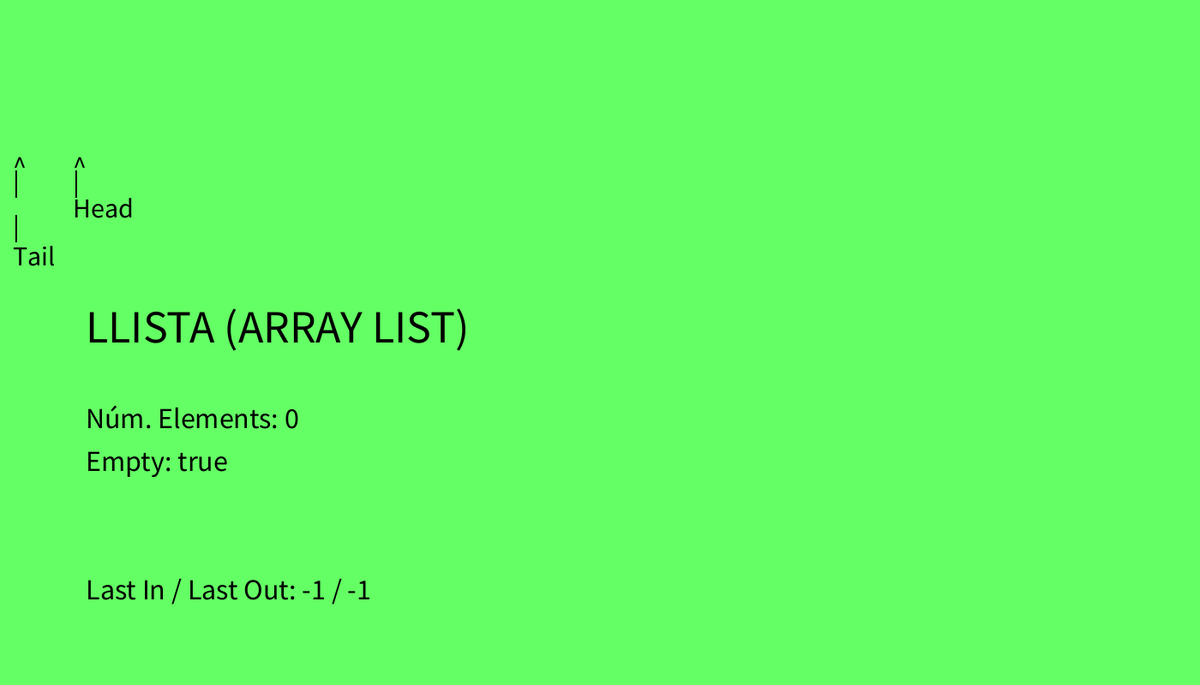
Frame 1 (no input)
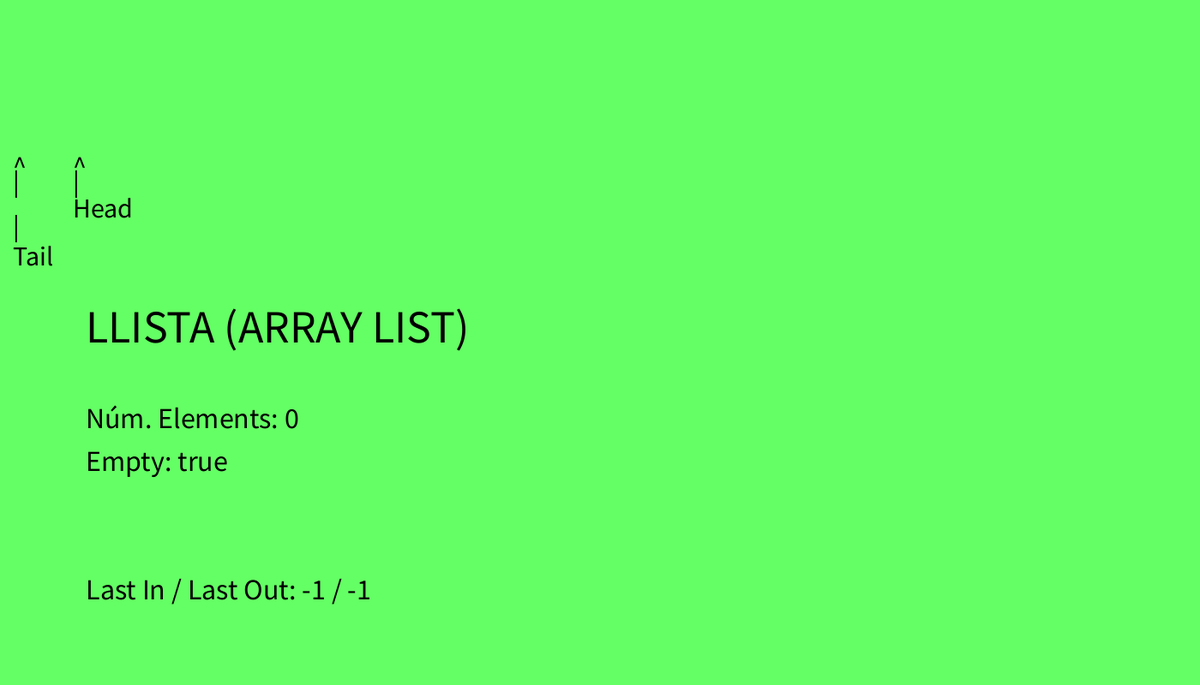
Frame 60 (the mouse pressed at the canvas centre just before this capture)
Frame 120 (the mouse held since frame 60 and released just before this capture): identical to frame 60, image omitted

The Processing sketch that drew these frames (run headless with seeded random() and noise(); from frame 60 on, the mouse is pressed at the canvas centre):

// Processing sketch: LlistaLink_Numeros
// ── LlistaLink_Numeros.pde
LlistaLink l;

int lastOut = -1;
int lastIn = -1;
                                  
void setup(){
  size(1400,800);
  l = new LlistaLink();
}

void draw(){
  background(100, 255,100);
  l.display(50,100); 
  
  textSize(54); textAlign(LEFT);
  text("LLISTA (ARRAY LIST)", 100, 400);
  
  textSize(34);
  text("Núm. Elements: "+l.numElements(), 100, 500);
  text("Empty: "+l.isEmpty(), 100, 550);
  //text("First / Last: "+l.getFirst() + " / " +l.getLast(), 100, 650);
  text("Last In / Last Out: "+lastIn + " / "+ lastOut, 100, 700);
}

void keyPressed(){
  if(key=='a'){
     lastIn = (int)random(0, 100);
     l.append(lastIn);
     println("APPENDED: "+lastIn);
  }
  else if(key=='p'){
     lastIn = (int)random(0, 100);
     l.prepend(lastIn);
     println("PREPENDED: "+lastIn);
  }
  else if(key=='i'){
      lastIn = (int)random(0, 100);
      int rp = (int)random(0, l.numElements());
      //l.insertAt(rp,lastIn);
      println("INSERTED: "+lastIn);
  }
  else if(key=='r'){
    if(!l.isEmpty()){
      int nr = (int)random(0, l.numElements());
      lastOut = l.removeAt(nr);
      println ("REMOVED AT "+nr+": "+lastOut);
    }
    else {
      println("NO REMOVED, List is empty!!");
    }
  }
}

// ── LlistaLink.pde

class LlistaLink {
 
  Node tail, head;
  int counter;
  
  LlistaLink(){
    tail = null;
    head = null;
    counter = 0;
  }
  
  void prepend(int n){
    
    if(isEmpty()){
      Node newNode = new Node(n, null);
      tail = newNode;
      head = newNode;
    }
    else {
      Node newNode = new Node(n, head);
      head = newNode;
    }
    
    counter++;
  }
  
  void append(int n){
    
    Node newNode = new Node(n, null);
    if(isEmpty()){
      tail = newNode;
      head = newNode;
    }
    else {
      tail.seguent = newNode;
      tail = newNode;
    }
    counter++;
  }
  
  boolean isEmpty(){
    return counter==0;
  }
  
  int numElements(){
    return counter;
  }
  
  int getElementAt(int p){
    int i= 0;
    int value = -1;
    Node n = head;
    while(i!=p && n!=null){
      value = n.value;
      n = n.seguent;
      i++;
    }
    return value;
  }
  
  int getFirst(){
    if(!isEmpty()){
      return head.value;
    }
    else {
      return -1;
    }
  }
  
  int getLast(){
    if(!isEmpty()){
      return tail.value;
    }
    else {
      return -1;
    }
  }
  
  int removeFirst(){
    Node n = head;
    int value = n.value;
    head = n.seguent;
    counter --;
    return value;
  }
  
  int removeLast(){
    
    Node nLast = tail;
    int value = nLast.value;
    
    Node n = head;
    Node prev = head;

    while(n!=nLast){
      prev = n;
      n = n.seguent;
    }
    
    prev.seguent = null;
    tail = prev;
    counter--;
    
    return value;
  }
    
  
  
  int removeAt(int p){
    
    if(p==0){
      return removeFirst();
    }
    else if(p==numElements()-1){
      return removeLast();
    }
    else {
    
      int i = 0;
      int value = -1;
      Node n = head;
      Node prev = head;
  
      while(i!=p && n!=null){
        prev = n;
        n = n.seguent;
        value = n.value;
        i++;
      }
      
      prev.seguent = n.seguent;
      counter--;
      
      return value;
    }
  }
  
  
  void display(int x, int y){
    float r = 70; strokeWeight(3);
    Node n = head;
    int i= 0;
    while(n != null){
      fill(0); textSize(24); textAlign(CENTER);
      text(i, x + i*r + r/2 , y - r/2);
      fill(255);
      rect(x + i*r, y , r,r);
      fill(255,0,0);
      text(n.value,  x + i*r + r/2 , y + r/1.5 );
      n = n.seguent;
      i++;
    }
    
    fill(0); textSize(32);
    text("^", x + r/2, y  + r*1.5);
    text("|", x + r/2, y  + r*1.75);
    text("Head", x  + r/2, y  + r*2.2);
    
    text("^", x + r*(l.numElements()-1) + r/2, y  + r*1.5);
    text("|", x + r*(l.numElements()-1) + r/2, y  + r*1.75);
    text("|", x + r*(l.numElements()-1) + r/2, y  + r*2.5);
    text("Tail", x + r*(l.numElements()-1) + r/2, y + r*3);
  }
  
}

// ── Node.pde

class Node {
  
   int value;
   Node seguent;
   
   Node(int v, Node seg){
     this.value = v;
     this.seguent = seg;
   }
   
   int getValue(){
     return this.value;
   }
}
